Frame 1 (no input): blank canvas, image omitted
Frame 60 (no input): blank canvas, image omitted
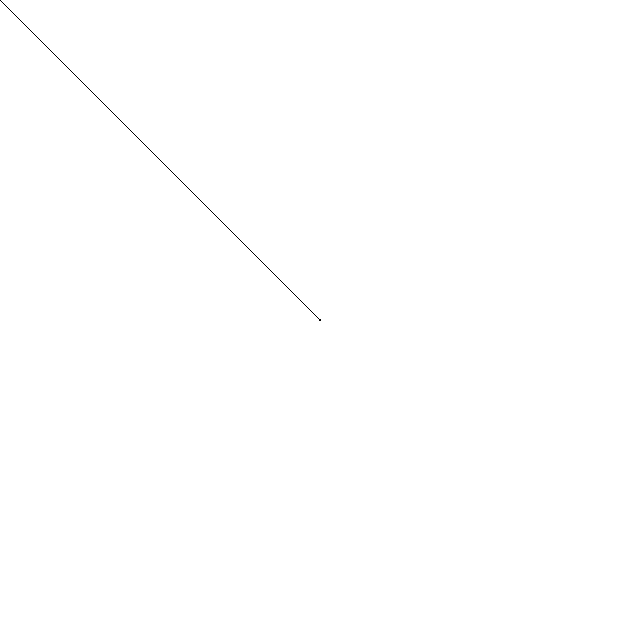
Frame 120 (the mouse pressed at the canvas centre since frame 60)

The p5.js sketch whose frames 1 and 60 were blank and that drew this single picture after the mouse press (run headless with seeded random() and noise() and a simulated clock; from frame 60 on, the mouse is pressed at the canvas centre):

// p5.js sketch
// ── sketch.js
function setup() {
  createCanvas(640, 640);
  noStroke();

}

function draw() {
  stroke(0);
  // 1
  /*background(100);
  line (mouseX, mouseY, mouseX , mouseY + 100);
  line (mouseX + 10, mouseY, mouseX + 10, mouseY + 100);
  line (mouseX + 20, mouseY, mouseX + 20, mouseY + 100);
  line (mouseX + 30, mouseY, mouseX + 30, mouseY + 100);*/

  // 2
  //background(100);
  //var alpha = Math.abs(pmouseX - mouseX);
  //stroke(0, alpha);
  //line (mouseX, mouseY, pmouseX , pmouseY + width);
  //line (mouseX + 10, mouseY, pmouseX + 10, pmouseY + 100);
  //line (mouseX + 20, mouseY, pmouseX + 20, pmouseY + 100);
  //line (mouseX + 30, mouseY, pmouseX + 30, pmouseY + 100);

  // 3
  //strokeWeight(abs(mouseX - pmouseX));
  //stroke(abs(mouseX - pmouseX)*3);
  line (mouseX, mouseY, pmouseX, pmouseY);

  // 4
  /*if (mouseIsPressed) {
    line (mouseX, mouseY, pmouseX, pmouseY);
  }

  if (keyIsPressed) {
    background(255);
  }*/

}
